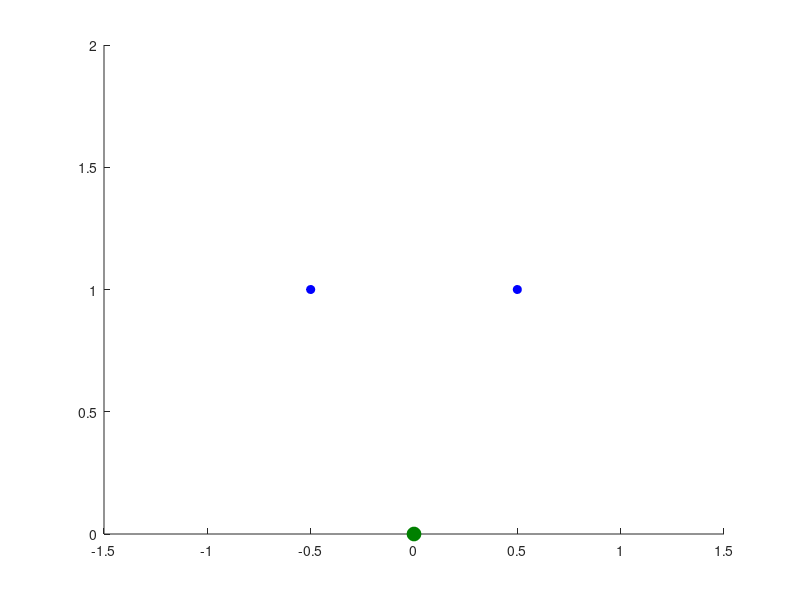

Recreate this plot in MATLAB.
## -*- texinfo -*-
## @deftypefn  {Function File} {} galtonbox ( @var{LEVEL}, @var{BALLS}, @var{INTERVAL})
## Plot galton box.
## @var{LEVEL} means how many levels. ( Default: 1)
## @var{BALLS} means how many balls. ( Default: 1)
## @var{INTERVAL} means interval between each frame in seconds. If omitted or 0, no animation.

function galtonbox ( varargin)

    nargs = nargin;
    LEVEL = 1;
    BALLS = 1;
    INTERVAL = 0;

    % check LEVEL arg
    if nargs > 0
        LEVEL = varargin{1};
        if !is_positive_scalar_integer( LEVEL)
            error("galtonbox: LEVEL should be a positive integer");
        end
    end

    % check BALLS arg
    if nargs > 1
        BALLS = varargin{2};
        if !is_positive_scalar_integer( BALLS)
            error("galtonbox: BALLS should be a positive integer");
        end
    end

    % check INTERVAL arg
    if nargs > 2
        INTERVAL = varargin{3};
        if !is_positive_scalar_integer( INTERVAL)
            error("galtonbox: INTERVAL should be a positive integer");
        end
    end

    % create a new figure
    fh = figure;
    % create a new axis obj
    axh = gca();
    hold on

    ballStartXPos = unitBallPositions( LEVEL, LEVEL);
    ballLastXPos = unitBallPositions( 1, LEVEL);
    assert( length( ballStartXPos) == 1);
    ballStartPos = [ ballStartXPos( 1) LEVEL];

    % plot levels
    pointInterval = 1;
    plotLevels( axh, LEVEL, pointInterval);
    % plot ball with ballPos
    darkGreen = [ 0 0.5 0];
    ballPos = ballStartPos;
    ballH = plot( axh, ballPos( 1), ballPos( 2), 'o', ...
                    'MarkerFaceColor', darkGreen, 'MarkerEdgeColor', darkGreen, 'MarkerSize', 10);
    set( ballH, 'XDataSource', 'ballPos(1)');
    set( ballH, 'YDataSource', 'ballPos(2)');

    % simulate fall of balls
    for eacBall = 1:BALLS
        ballPos = ballStartPos;
        pause( 0.4);
        refreshdata( fh, 'caller'); 
        drawnow;
        while ballPos( 2) > 0
            ballPos = unitNextPosition( ballPos);
            pause( 0.4);
            refreshdata( fh, 'caller'); 
            drawnow;
        end
    end
    
end


function tf = is_positive_scalar_integer( val)
    tf = isscalar( val) && isnumeric( val) && fix( val) == val && val > 0;
end


% return start point of a ball, and all possible X positions of the ball in unit position
% SP: start point of the ball, in unit position
% FXP: final possible x positions of the ball, in unit position
function plotLevels( AXH, LEVELS, POINT_INTERVAL)
    for level = LEVELS : -1 : 1;
        unitXPos = unitXPositions( level, LEVELS); 
        xPos = unitXPos .* POINT_INTERVAL;
        yPos = level .* POINT_INTERVAL;

        pointColor = 'b';
        if mod( level, 2) == 0
            pointColor = 'r';
        end

        plot( AXH, xPos, yPos, 'o', 'MarkerEdgeColor', pointColor, 'MarkerFaceColor', pointColor);
    end
    % set axis limit
    xPos = unitXPositions( 1, LEVELS) .* POINT_INTERVAL;
    axis( [ (xPos(1) - POINT_INTERVAL) (xPos( end) + POINT_INTERVAL) 0 ( (LEVELS + 1) * POINT_INTERVAL)]);
end


% return unit positions of points with given level and total level
function XPOS = unitXPositions( CUR_LEVEL, TOTAL_LEVEL)
    % unit x pos starts from 0
    unitLastXPos = TOTAL_LEVEL - CUR_LEVEL + 1;
    unitXPos = 0 : 1 : unitLastXPos;
    unitXPos -= unitLastXPos / 2;
    XPOS = unitXPos;
end

% return all possible unix X positions of a ball with given level and total level
function BPOS = unitBallPositions( CUR_LEVEL, TOTAL_LEVEL)
    unitXPos = unitXPositions( CUR_LEVEL, TOTAL_LEVEL);
    assert( length( unitXPos) >= 2, 'unitXPos must >= 2');
    % For adjacent x pos we calculate "( x0 + x1) / 2"
    adjXPos = [ unitXPos( 1 : (end - 1)) ; unitXPos( 2 : end)];
    BPOS = sum( adjXPos) / 2;
end

% update ball unit position, based on previous position.
function NPOS = unitNextPosition( CUR_POS)
    % get next position where the ball will go
    xPos = CUR_POS( 1);
    yPos = CUR_POS( 2);
    assert( yPos > 0, 'Y position must larger than 0');
    % update x position when yPos > 1
    if yPos > 1
        if rand() <= 0.5
            xPos -= 0.5;
        else
            xPos += 0.5;
        end
    end
    yPos -= 1;
    NPOS = [ xPos yPos];
end
